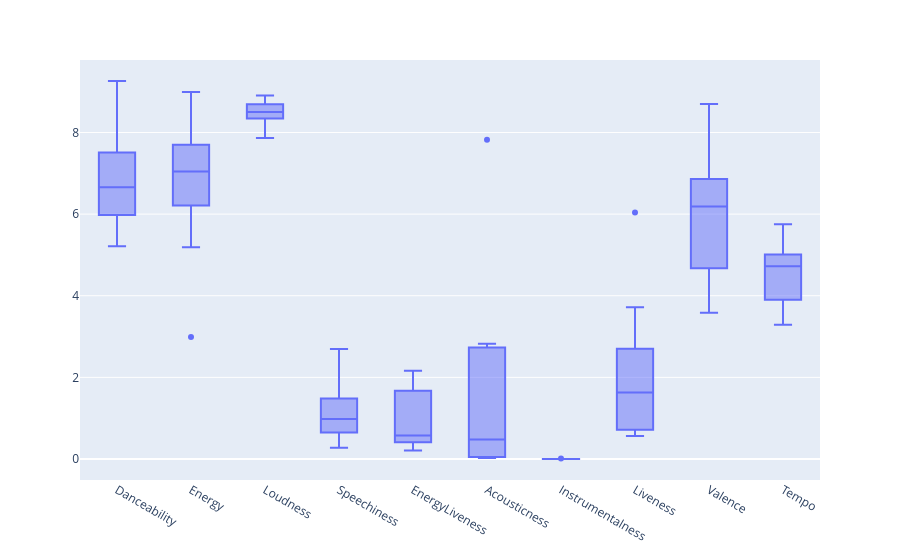

The notebook cell this image was saved under:
### Code cell
# Create a box plot of the musical features
artist = 'Beyonce'

# Filter the df by the selected artist
filtered_df = df[df['Artist'] == artist]

# Keep only the musical features in the filtered df
filtered_df = filtered_df[musical_features]

# Create a Box Plot of the artist's musical features
fig = px.box(filtered_df)
fig.update_layout(showlegend=False, yaxis_title=None, xaxis_title=None)


fig.show()

### Figure 1 — Plotly figure (JSON) as saved in the notebook; plotly's stock layout.template omitted (floating-point values rounded to 4 significant figures)
{"data": [{"alignmentgroup": "True", "hovertemplate": "variable=%{x}<br>value=%{y}<extra></extra>", "legendgroup": "", "marker": {"color": "#636efa"}, "name": "", "notched": false, "offsetgroup": "", "orientation": "v", "showlegend": false, "type": "box", "x": ["Danceability", "Danceability", "Danceability", "Danceability", "Danceability", "Danceability", "Danceability", "Danceability", "Danceability", "Danceability", "Energy", "Energy", "Energy", "Energy", "Energy", "Energy", "Energy", "Energy", "Energy", "Energy", "Loudness", "Loudness", "Loudness", "Loudness", "Loudness", "Loudness", "Loudness", "Loudness", "Loudness", "Loudness", "Speechiness", "Speechiness", "Speechiness", "Speechiness", "Speechiness", "Speechiness", "Speechiness", "Speechiness", "Speechiness", "Speechiness", "EnergyLiveness", "EnergyLiveness", "EnergyLiveness", "EnergyLiveness", "EnergyLiveness", "EnergyLiveness", "EnergyLiveness", "EnergyLiveness", "EnergyLiveness", "EnergyLiveness", "Acousticness", "Acousticness", "Acousticness", "Acousticness", "Acousticness", "Acousticness", "Acousticness", "Acousticness", "Acousticness", "Acousticness", "Instrumentalness", "Instrumentalness", "Instrumentalness", "Instrumentalness", "Instrumentalness", "Instrumentalness", "Instrumentalness", "Instrumentalness", "Instrumentalness", "Instrumentalness", "Liveness", "Liveness", "Liveness", "Liveness", "Liveness", "Liveness", "Liveness", "Liveness", "Liveness", "Liveness", "Valence", "Valence", "Valence", "Valence", "Valence", "Valence", "Valence", "Valence", "Valence", "Valence", "Tempo", "Tempo", "Tempo", "Tempo", "Tempo", "Tempo", "Tempo", "Tempo", "Tempo", "Tempo"], "x0": " ", "xaxis": "x", "y": [8.0, 6.626, 5.59, 7.108, 5.21, 6.687, 9.262, 6.021, 5.979, 7.508, 6.89, 7.7, 6.41, 8.87, 7.2, 7.49, 5.19, 2.99, 6.21, 8.99, 8.603, 8.407, 8.449, 8.737, 8.553, 8.692, 7.865, 8.244, 8.342, 8.907, 1.463, 2.344, 1.035, 0.8247, 0.6515, 0.9191, 2.697, 0.2728, 0.4969, 1.483, 1.67, 1.822, 0.6341, 0.5557, 2.163, 0.2098, 0.5664, 0.4112, 0.5804, 0.4088, 0.3695, 0.025, 0.04548, 0.5833, 2.731, 0.8514, 2.821, 7.821, 0.09759, 0.0498, 9.69e-05, 0.0, 0.000659, 2.71e-05, 0.0, 0.0, 0.00106, 0.0, 0.0106, 0.000464, 0.698, 0.715, 1.71, 2.7, 0.563, 6.04, 1.55, 1.23, 1.81, 3.72, 6.465, 6.858, 4.673, 8.701, 4.753, 6.556, 5.911, 3.585, 4.018, 7.644, 4.727, 4.075, 5.008, 4.723, 3.286, 3.867, 4.725, 3.903, 5.754, 5.222], "y0": " ", "yaxis": "y"}], "layout": {"boxmode": "group", "legend": {"tracegroupgap": 0}, "margin": {"t": 60}, "showlegend": false, "xaxis": {"anchor": "y", "domain": [0, 1], "title": {}}, "yaxis": {"anchor": "x", "domain": [0, 1], "title": {}}}}
